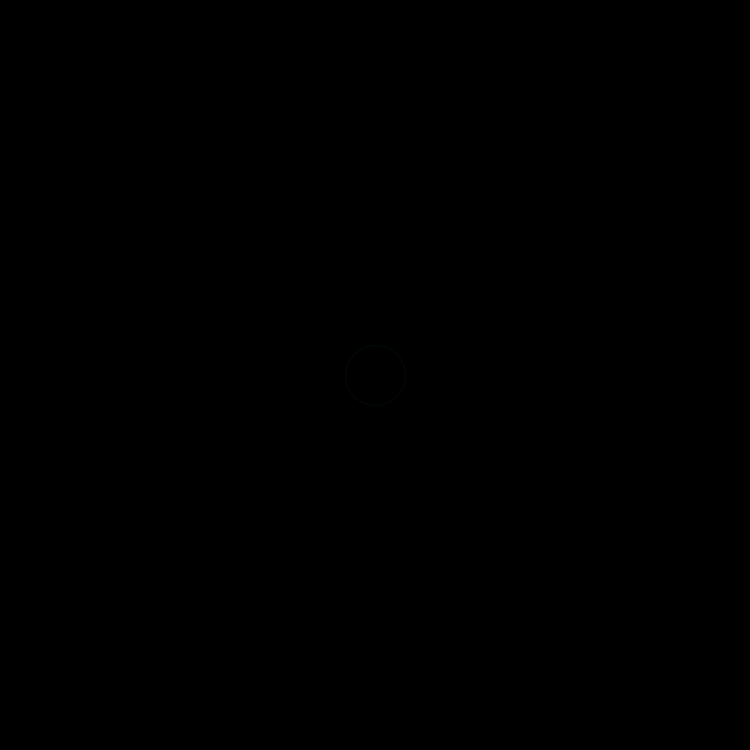
Frame 1 (no input)
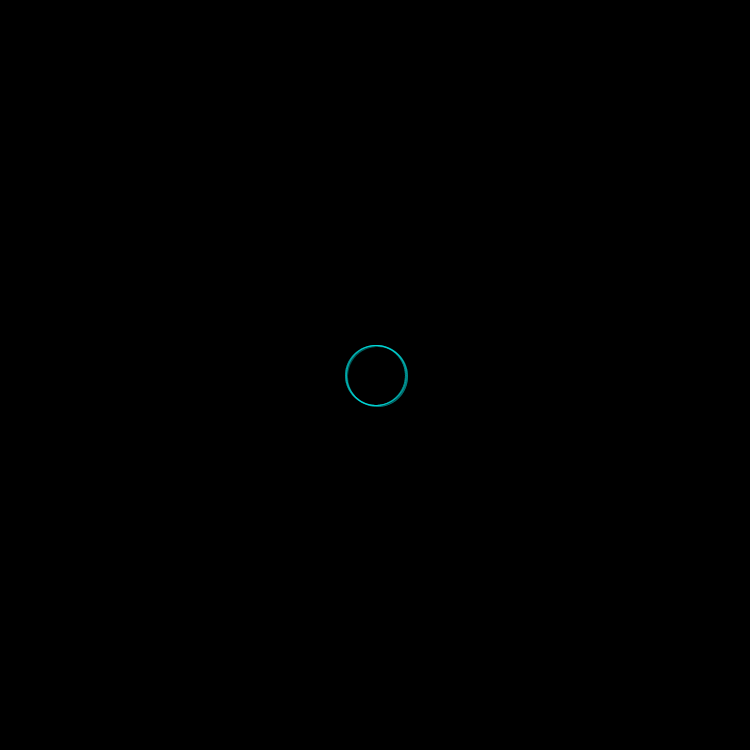
Frame 60 (the mouse pressed at the canvas centre just before this capture)
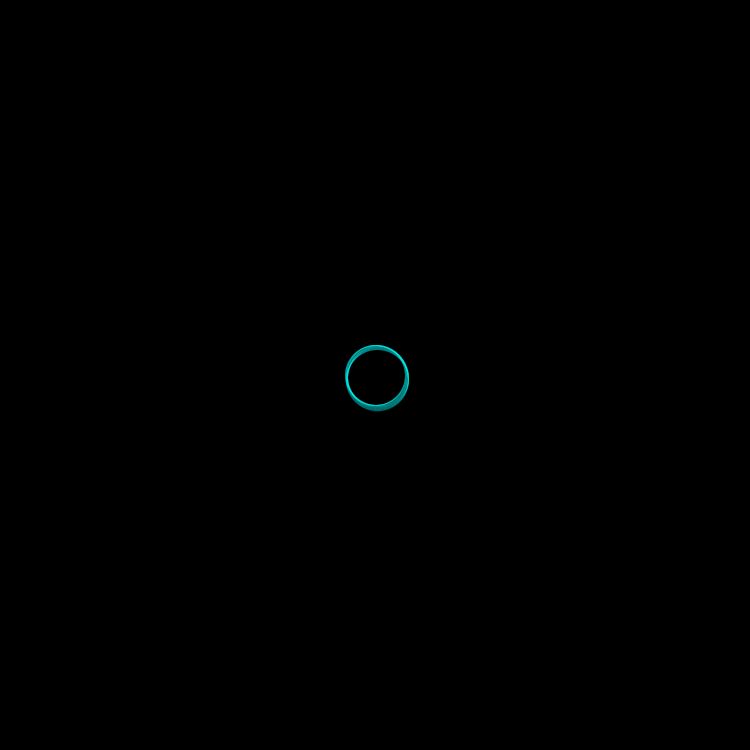
Frame 120 (the mouse held since frame 60 and released just before this capture)

The Processing sketch that drew these frames (run headless with seeded random() and noise(); from frame 60 on, the mouse is pressed at the canvas centre):

// Processing sketch: processing_27317
// ── processing_27317.pde

// Special thanks to:
// Learning Processing
// Daniel Shiffman
// http://www.learningprocessing.com

float r = 0;
float theta = 0;

void setup() {
  size(750,750);
  background(0);
  smooth();
  frameRate(190);
}

void draw() {
  float x = r * cos(theta);
  float y = r * sin(theta);


  smooth();
  noFill();
  stroke(r*2 ,255-r/3, 255-r/2, 10);
  ellipse(x+width/2, y+height/2, 60 + y/3, 60 + y/5); 

  theta += 0.01;
  r += 0.05;
}
